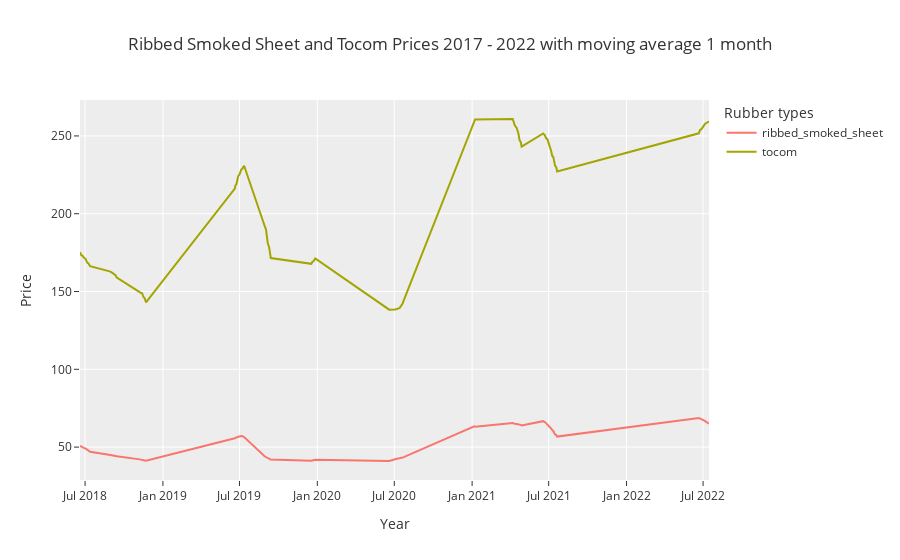

Source (notebook cell):
### Markdown cell above
#### Tocom

### Code cell
# plot ribbed_smoked_sheet and latex prices line chart
plot_line(['ribbed_smoked_sheet', 'tocom'], 30,
          rubber, title = 'Ribbed Smoked Sheet and Tocom Prices 2017 - 2022 with moving average 1 month')

### Figure 1 — Plotly figure (JSON) as saved in the notebook; plotly's stock layout.template omitted (floating-point values rounded to 4 significant figures; data arrays with more than 128 entries replaced by an {"elided": "..."} marker saying what was removed)
{"data": [{"hovertemplate": "Rubber types=ribbed_smoked_sheet<br>Year=%{x}<br>Price=%{y}<extra></extra>", "legendgroup": "ribbed_smoked_sheet", "line": {"color": "#F8766D", "dash": "solid"}, "marker": {"symbol": "circle"}, "mode": "lines", "name": "ribbed_smoked_sheet", "orientation": "v", "showlegend": true, "type": "scatter", "x": {"elided": "159 str values"}, "xaxis": "x", "y": {"elided": "159 float values"}, "yaxis": "y"}, {"hovertemplate": "Rubber types=tocom<br>Year=%{x}<br>Price=%{y}<extra></extra>", "legendgroup": "tocom", "line": {"color": "#A3A500", "dash": "solid"}, "marker": {"symbol": "circle"}, "mode": "lines", "name": "tocom", "orientation": "v", "showlegend": true, "type": "scatter", "x": {"elided": "159 str values"}, "xaxis": "x", "y": {"elided": "159 float values"}, "yaxis": "y"}], "layout": {"autosize": true, "legend": {"title": {"text": "Rubber types"}, "tracegroupgap": 0}, "title": {"text": "Ribbed Smoked Sheet and Tocom Prices 2017 - 2022 with moving average 1 month"}, "xaxis": {"anchor": "y", "autorange": true, "domain": [0, 1], "range": ["2018-06-19", "2022-07-15"], "title": {"text": "Year"}, "type": "date"}, "yaxis": {"anchor": "x", "autorange": true, "domain": [0, 1], "range": [28.86, 273.1], "title": {"text": "Price"}, "type": "linear"}}}
